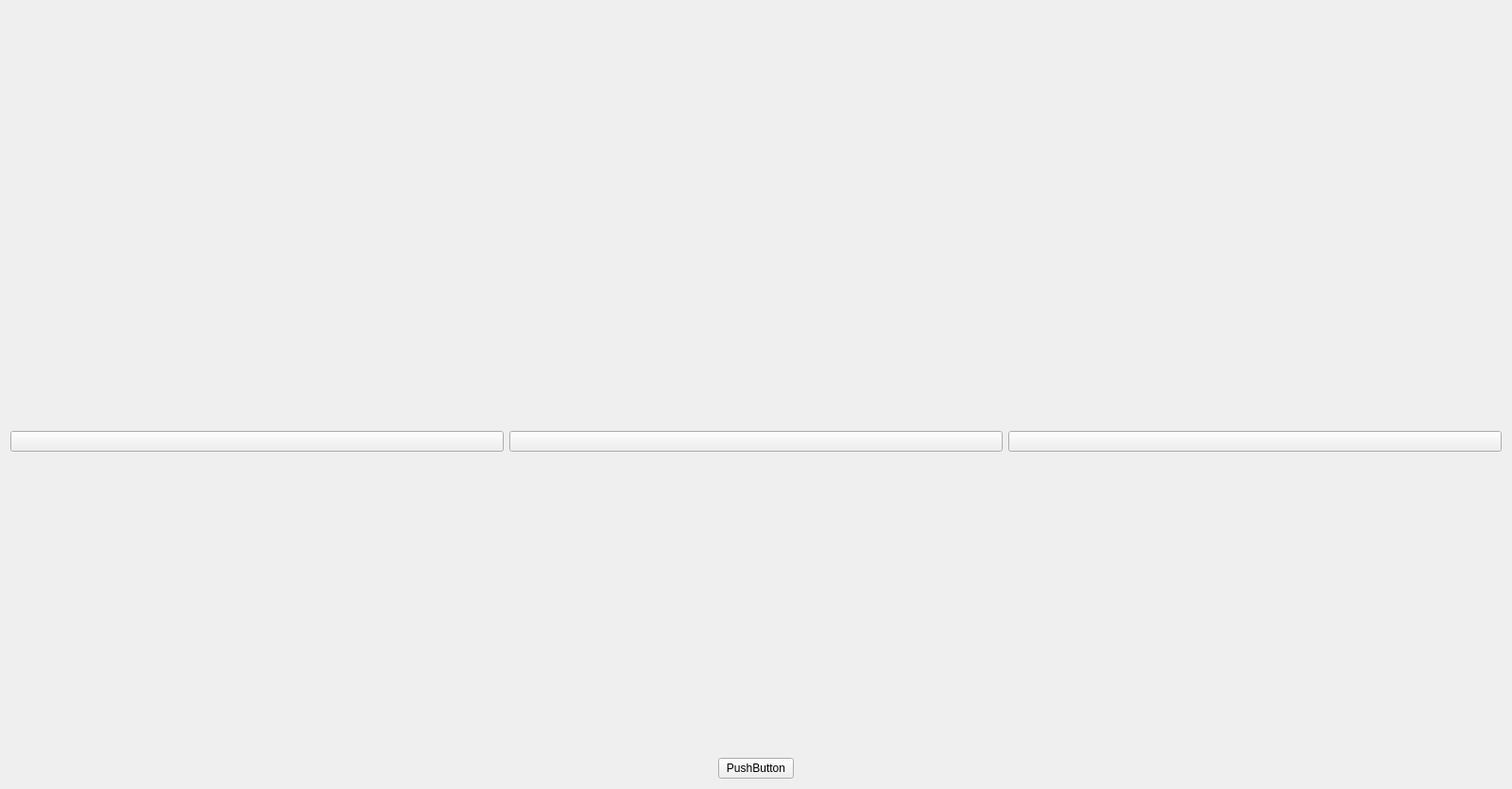
<?xml version="1.0" encoding="UTF-8"?>
<ui version="4.0">
 <class>MainMenuContentWidget</class>
 <widget class="QWidget" name="MainMenuContentWidget">
  <property name="geometry">
   <rect>
    <x>0</x>
    <y>0</y>
    <width>1600</width>
    <height>835</height>
   </rect>
  </property>
  <property name="windowTitle">
   <string>Form</string>
  </property>
  <layout class="QVBoxLayout" name="verticalLayout_2">
   <item>
    <layout class="QVBoxLayout" name="verticalLayout" stretch="56,245,40,75">
     <item>
      <spacer name="verticalSpacer_2">
       <property name="orientation">
        <enum>Qt::Vertical</enum>
       </property>
       <property name="sizeHint" stdset="0">
        <size>
         <width>20</width>
         <height>40</height>
        </size>
       </property>
      </spacer>
     </item>
     <item>
      <layout class="QHBoxLayout" name="horizontalLayout">
       <item>
        <widget class="CustomPushButton" name="settingPushButton">
         <property name="text">
          <string/>
         </property>
        </widget>
       </item>
       <item>
        <widget class="CustomPushButton" name="fileManagerPushButton">
         <property name="text">
          <string/>
         </property>
        </widget>
       </item>
       <item>
        <widget class="CustomPushButton" name="enforcementPushButton">
         <property name="text">
          <string/>
         </property>
        </widget>
       </item>
      </layout>
     </item>
     <item>
      <layout class="QHBoxLayout" name="horizontalLayout_3">
       <item>
        <spacer name="verticalSpacer">
         <property name="orientation">
          <enum>Qt::Vertical</enum>
         </property>
         <property name="sizeHint" stdset="0">
          <size>
           <width>20</width>
           <height>40</height>
          </size>
         </property>
        </spacer>
       </item>
      </layout>
     </item>
     <item>
      <layout class="QHBoxLayout" name="horizontalLayout_2">
       <item>
        <spacer name="horizontalSpacer">
         <property name="orientation">
          <enum>Qt::Horizontal</enum>
         </property>
         <property name="sizeHint" stdset="0">
          <size>
           <width>40</width>
           <height>20</height>
          </size>
         </property>
        </spacer>
       </item>
       <item>
        <widget class="CustomPushButton" name="logoPushButton">
         <property name="text">
          <string>PushButton</string>
         </property>
        </widget>
       </item>
       <item>
        <spacer name="horizontalSpacer_2">
         <property name="orientation">
          <enum>Qt::Horizontal</enum>
         </property>
         <property name="sizeHint" stdset="0">
          <size>
           <width>40</width>
           <height>20</height>
          </size>
         </property>
        </spacer>
       </item>
      </layout>
     </item>
    </layout>
   </item>
  </layout>
 </widget>
 <customwidgets>
  <customwidget>
   <class>CustomPushButton</class>
   <extends>QPushButton</extends>
   <header>CustomPushButton.h</header>
  </customwidget>
 </customwidgets>
 <resources/>
 <connections/>
</ui>
